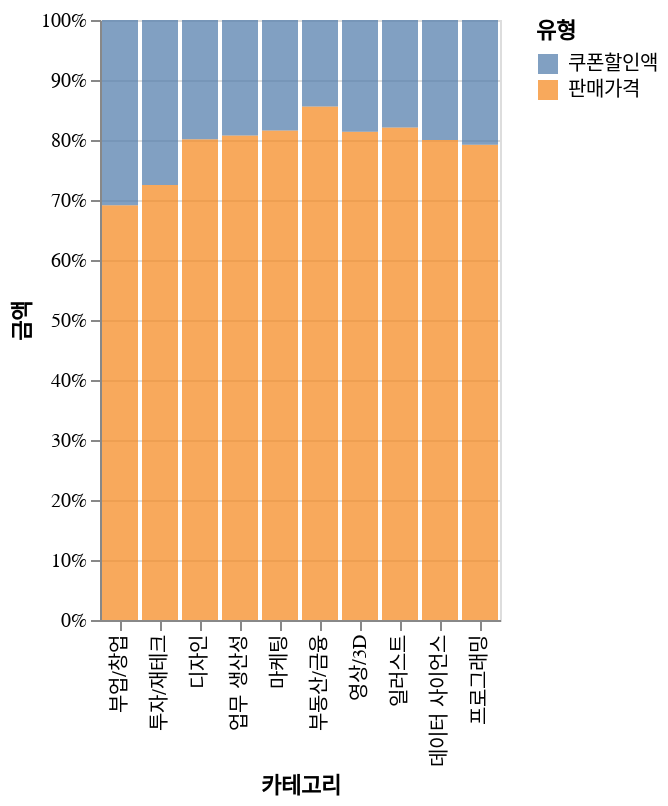

The notebook cell this image was saved under:
### Code cell
N_bar_chart = alt.Chart(cat_merged).mark_bar(opacity=0.7).encode(x=alt.X('카테고리:N',sort=alt.EncodingSortField(field='금액')),
                                                                 y=alt.Y('금액:Q', stack='normalize', title='금액'),
                                                                 color=alt.Color('유형:N')
                                                                 )
N_bar_chart

### Figure 1 — Vega-Lite specification as saved in the notebook (floating-point values rounded to 4 significant figures)
{"config": {"view": {"continuousWidth": 300, "continuousHeight": 300}}, "data": {"name": "data-4e76caa79704107c30322e933bf17666"}, "mark": {"type": "bar", "opacity": 0.7}, "encoding": {"color": {"field": "유형", "type": "nominal"}, "x": {"field": "카테고리", "sort": {"field": "금액"}, "type": "nominal"}, "y": {"field": "금액", "stack": "normalize", "title": "금액", "type": "quantitative"}}, "$schema": "https://vega.github.io/schema/vega-lite/v5.8.0.json", "datasets": {"data-4e76caa79704107c30322e933bf17666": [{"카테고리": "프로그래밍", "유형": "판매가격", "금액": 9835406253, "판매 건 수": 47923, "판매가격": null, "쿠폰할인액": null, "y_label": "판매 건 수"}, {"카테고리": "데이터 사이언스", "유형": "판매가격", "금액": 6361360060, "판매 건 수": 24867, "판매가격": null, "쿠폰할인액": null, "y_label": "판매 건 수"}, {"카테고리": "일러스트", "유형": "판매가격", "금액": 2980035370, "판매 건 수": 14258, "판매가격": null, "쿠폰할인액": null, "y_label": "판매 건 수"}, {"카테고리": "영상/3D", "유형": "판매가격", "금액": 2816592000, "판매 건 수": 12981, "판매가격": null, "쿠폰할인액": null, "y_label": "판매 건 수"}, {"카테고리": "부동산/금융", "유형": "판매가격", "금액": 2794815300, "판매 건 수": 10143, "판매가격": null, "쿠폰할인액": null, "y_label": "판매 건 수"}, {"카테고리": "마케팅", "유형": "판매가격", "금액": 2342170000, "판매 건 수": 12023, "판매가격": null, "쿠폰할인액": null, "y_label": "판매 건 수"}, {"카테고리": "업무 생산성", "유형": "판매가격", "금액": 2139591700, "판매 건 수": 13052, "판매가격": null, "쿠폰할인액": null, "y_label": "판매 건 수"}, {"카테고리": "디자인", "유형": "판매가격", "금액": 1999351800, "판매 건 수": 9396, "판매가격": null, "쿠폰할인액": null, "y_label": "판매 건 수"}, {"카테고리": "투자/재테크", "유형": "판매가격", "금액": 769069500, "판매 건 수": 2348, "판매가격": null, "쿠폰할인액": null, "y_label": "판매 건 수"}, {"카테고리": "부업/창업", "유형": "판매가격", "금액": 196101000, "판매 건 수": 1018, "판매가격": null, "쿠폰할인액": null, "y_label": "판매 건 수"}, {"카테고리": "프로그래밍", "유형": "쿠폰할인액", "금액": 2580150370, "판매 건 수": 47923, "판매가격": 9835000000.0, "쿠폰할인액": 2580000000.0, "y_label": "판매 건 수"}, {"카테고리": "데이터 사이언스", "유형": "쿠폰할인액", "금액": 1592232390, "판매 건 수": 24867, "판매가격": 6361000000.0, "쿠폰할인액": 1592000000.0, "y_label": "판매 건 수"}, {"카테고리": "일러스트", "유형": "쿠폰할인액", "금액": 650357765, "판매 건 수": 14258, "판매가격": 2980000000.0, "쿠폰할인액": 650400000.0, "y_label": "판매 건 수"}, {"카테고리": "영상/3D", "유형": "쿠폰할인액", "금액": 644673700, "판매 건 수": 12981, "판매가격": 2817000000.0, "쿠폰할인액": 644700000.0, "y_label": "판매 건 수"}, {"카테고리": "마케팅", "유형": "쿠폰할인액", "금액": 528389756, "판매 건 수": 12023, "판매가격": 2342000000.0, "쿠폰할인액": 528400000.0, "y_label": "판매 건 수"}, {"카테고리": "업무 생산성", "유형": "쿠폰할인액", "금액": 510555145, "판매 건 수": 13052, "판매가격": 2140000000.0, "쿠폰할인액": 510600000.0, "y_label": "판매 건 수"}, {"카테고리": "디자인", "유형": "쿠폰할인액", "금액": 496571980, "판매 건 수": 9396, "판매가격": 1999000000.0, "쿠폰할인액": 496600000.0, "y_label": "판매 건 수"}, {"카테고리": "부동산/금융", "유형": "쿠폰할인액", "금액": 470743600, "판매 건 수": 10143, "판매가격": 2795000000.0, "쿠폰할인액": 470700000.0, "y_label": "판매 건 수"}, {"카테고리": "투자/재테크", "유형": "쿠폰할인액", "금액": 291621450, "판매 건 수": 2348, "판매가격": 769100000.0, "쿠폰할인액": 291600000.0, "y_label": "판매 건 수"}, {"카테고리": "부업/창업", "유형": "쿠폰할인액", "금액": 87605900, "판매 건 수": 1018, "판매가격": 196100000.0, "쿠폰할인액": 87610000.0, "y_label": "판매 건 수"}]}}
